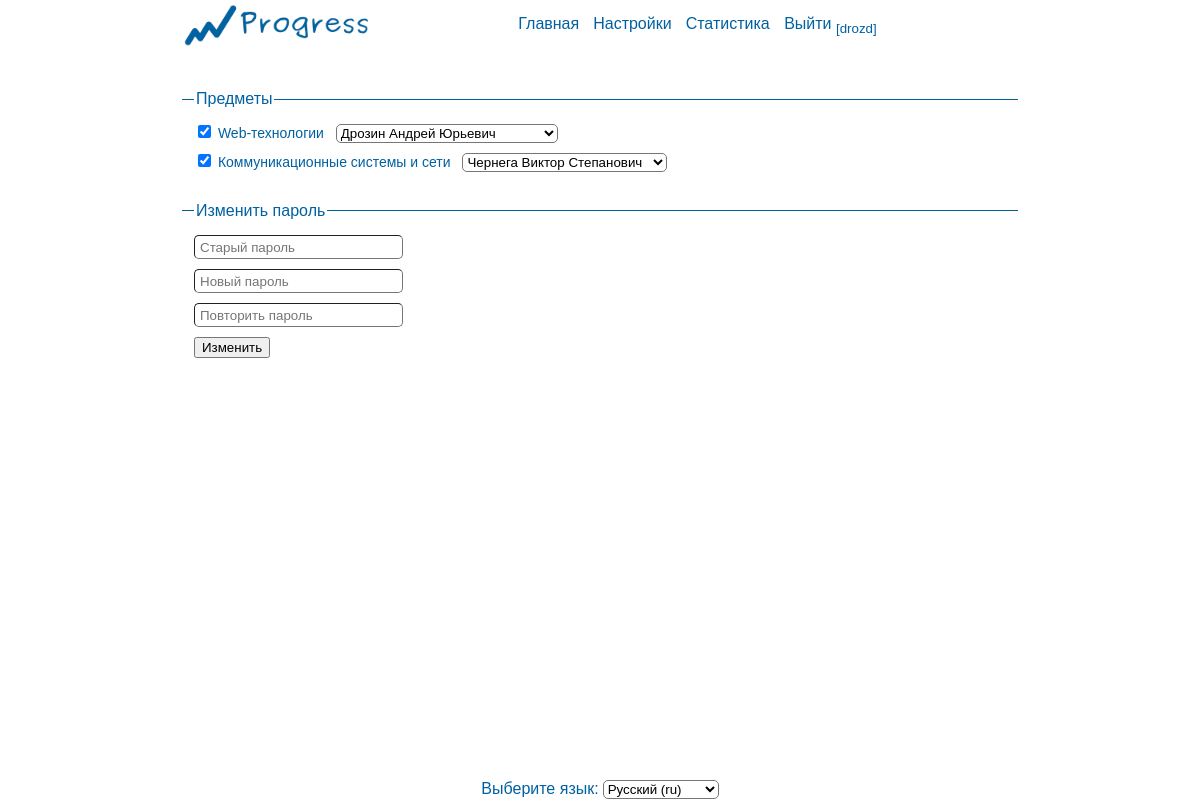
Screenshot of /settings/ (signed in) with the database file from the repository.
### home/models.py (models this page shows, shortened)
class Subject(models.Model):
	name = models.CharField(max_length = 100)
	short_name = models.CharField(max_length = 10, unique=True, null=True)

class Student(models.Model):
	user = models.OneToOneField(User,null=True)
	name = models.CharField(max_length=100)
	patronymic = models.CharField(max_length=100)
	surname = models.CharField(max_length=100)
	group = models.ForeignKey(Group,null=True)
	subjects = models.ManyToManyField(Subject, through='Student_Subject')
	jobs = models.ManyToManyField(Job, through='Log')

class Teacher(models.Model):
	user = models.OneToOneField(User,null=True)
	name = models.CharField(max_length=100)
	patronymic = models.CharField(max_length=100)
	surname = models.CharField(max_length=100)
	subjects = models.ManyToManyField(Subject)
	def __str__(self):
		return self.surname + ' ' + self.name + ' ' + self.patronymic

### home/views.py (the view)
# urls.py: url(r'^settings/$',views.settings,name='settings'),
def settings(request):
	isUserStudent = hasattr(request.user,'student')
	isUserTeacher = hasattr(request.user,'teacher')
	if request.method == 'POST':
		if  request.is_ajax():
			if request.POST['action'] == 'student_add_subject':
				Student_Subject.objects.create(
					student = Student.objects.get(pk=request.POST['studentid']),
					subject = Subject.objects.get(pk=request.POST['subjectid']),
					teacher = Teacher.objects.get(pk=request.POST['teacherid'])
				)
				return HttpResponse(json.dumps(_('Предмет добавлен')), content_type='application/json')
			elif request.POST['action'] == 'student_delete_subject':
				Student_Subject.objects.get(
					student__id = request.POST['studentid'],
					subject__id = request.POST['subjectid']
				).delete()
				return HttpResponse(json.dumps(_('Предмет удален')),content_type='application/json')
			elif request.POST['action'] == 'student_change_teacher':
				try:
					studentSubjectRecord = Student_Subject.objects.get(
						student__id = request.POST['studentid'],
						subject__id = request.POST['subjectid']
					)
					studentSubjectRecord.teacher = Teacher.objects.get(pk = request.POST['teacherid'])
					studentSubjectRecord.save()
				except ObjectDoesNotExist:
					pass
				return HttpResponse(json.dumps(_('Преподаватель изменен')), content_type='application/json')
			elif request.POST['action'] == 'teacher_add_subject':
				subject = Subject.objects.get(pk = request.POST['subjectid'])
				request.user.teacher.subjects.add( subject )
				request.user.teacher.save()
				return HttpResponse(json.dumps(_('Предмет добавлен')), content_type='application/json')
			elif request.POST['action'] == 'teacher_delete_subject':
				teacher = request.user.teacher
				subject = Subject.objects.get(pk = request.POST['subjectid'] )
				studentSubjectRecords = Student_Subject.objects.filter(
					teacher__id = teacher.id,
					subject__id = subject.id
				)
				for record in studentSubjectRecords:
					record.delete()
				teacher.subjects.remove( subject )
				teacher.save()
				return HttpResponse(json.dumps(_('Предмет удален')),content_type='application/json')
			elif request.POST['action'] == 'add_job':
				subject = Subject.objects.get(pk = request.POST['subjectid'])
				Job.objects.create(
					subject = subject,
					name = request.POST['name'],
					short_name = request.POST['short_name']
				)
				return HttpResponse(json.dumps(_('Работа добавлена')),content_type='application/json')
			elif request.POST['action'] == 'delete_job':
				Job.objects.get(pk = request.POST['jobid']).delete()
				return HttpResponse(json.dumps(_('Работа удалена')),content_type='application/json')
			elif request.POST['action'] == 'edit_job_name':
				job = Job.objects.get(pk = request.POST['jobid'])
				job.name = request.POST['new_name']
				job.save()
				return HttpResponse(json.dumps(_('Название изменено')),content_type='application/json')
			elif request.POST['action'] == 'edit_job_short_name':
				job = Job.objects.get(pk = request.POST['jobid'])
				job.short_name = request.POST['new_short_name']
				job.save()
				return HttpResponse(json.dumps(_('Краткое название изменено')),content_type='application/json')
			elif request.POST['action'] == 'add_log_entry':
				studentid = request.POST['studentid']
				jobid = request.POST['jobid']
				log_query_set = Log.objects.filter(student__id = studentid, job__id = jobid)
				log_entry = log_query_set[0] if log_query_set.exists() else None
				if isUserStudent:
					if not log_entry:
						Log.objects.create(
							student = request.user.student,
							job = Job.objects.get(pk = jobid),
							date = date.today(),
							confirmed = False
						)
						return HttpResponse(json.dumps(_('Запись добавлена')),content_type='application/json')
				elif isUserTeacher:
					if log_entry:
						log_entry.confirmed = True
						log_entry.save()
						return HttpResponse(json.dumps(_('Запись подтверждена')),content_type='application/json')
					else:
						Log.objects.create(
							student = Student.objects.get(pk=studentid),
							job = Job.objects.get(pk = jobid),
							date = date.today(),
							confirmed = True
						)
						return HttpResponse(json.dumps(_('Запись добавлена')),content_type='application/json')
				return HttpResponse('')
			elif request.POST['action'] == 'delete_log_entry':
				studentid = request.POST['studentid']
				jobid = request.POST['jobid']
				log_query_set = Log.objects.filter(student__id = studentid, job__id = jobid)
				log_entry = log_query_set[0] if log_query_set.exists() else None
				if isUserStudent:
					if log_entry:
						if not log_entry.confirmed:
							log_entry.delete()
							return HttpResponse(json.dumps(_('Запись удалена')),content_type='application/json')
				elif isUserTeacher:
					if log_entry:
						log_entry.confirmed = False
						log_entry.save()
						return HttpResponse(json.dumps(_('Запись удалена')),content_type='application/json')
			return HttpResponse('')
		else:
			user = request.user
			if check_password(request.POST['old-password'], user.password):
				if request.POST['new-password'] == request.POST['repeat-password']:
					user.password = make_password(request.POST['new-password'])
					user.save()
					return render(request,'home/settings.html',{
							'success_message':_('Новый пароль установлен')
						}
					)
				else:
					return render(request,'home/settings.html',{
							'error_message':_('Пароли не совпадают')
						}
					)
			else:
				return render(request,'home/settings.html',{
						'error_message':_('Неверный пароль!')
					}
				)
	else:
		user = request.user
		isUserStudent = hasattr(user,'student')
		isUserTeacher = hasattr(user,'teacher')
		currentSemesters = get_current_semesters()
		currentSubjects = get_subjects_of(currentSemesters)
		subjects = currentSubjects
		if isUserStudent:
			return render(request,'home/student-settings.html',locals())
		elif isUserTeacher:
			return render(request,'home/teacher-settings.html',locals())
		else:
			return render(request,'home/main.html',locals())

### home/models.py (called while the page is built)
	def isCurrent(self):
		return self.start_date <= date.today() <= self.end_date

### home/templatetags/filters.py (called while the page is built)
@register.filter
def teacherOf(student,subject):
	return Student_Subject.objects.get(student = student, subject = subject).teacher

### home/views.py (called while the page is built)
def get_current_semesters():
	return list(
			filter(
				(lambda s : s.isCurrent()),
				Semester.objects.all()
			))

def get_subjects_of(semesters):
	subjects = set()
	for semester in semesters:
		subjects |= set(semester.subjects.all())
	return subjects

### home/templates/home/student-settings.html (shortened to what this page needs)
{% extends 'home/settings.html' %}
{% load i18n %}
{% load filters %}
{% block student %}
	<fieldset>
		<legend>{% trans "Предметы" %}</legend>
		{% for subject in subjects %}
			<label>
				<input type='checkbox'
						id='{{subject.id}}'
						{% if subject in user.student.subjects.all %}
							checked
						{% endif %}
				>
				{{subject.name}}
			</label>
			<select data-subjectid='{{subject.id}}'>
				{% for teacher in subject.teacher_set.all %}
					<option value='{{teacher.id}}'
							{% if teacher == user.student|teacherOf:subject %}
								selected
							{% endif %}
					>
						{{teacher}}
					</option>
				{% endfor %}
			</select>
			<br>
		{% endfor %}
	</fieldset>
{% endblock %}

### home/templates/home/base.html (shortened to what this page needs)
{% load i18n %}
{% load staticfiles %}
<!doctype html>
<html>
	<head>
		<link href="{% static 'home/styles.css' %}" rel="stylesheet">
	</head>
	<body>
		<div class='wrapper'>
			<header>
				{% block header %}
					<img id="logo" src="{% static 'home/logo.png' %}">
					<nav>
						{% block menu %}
							<ul>
								<li><a href="{% url 'home:main' %}">{% trans "Главная" %}</a></li>
								<li><a href="{% url 'home:settings' %}">{% trans "Настройки" %}</a></li>
								<li><a href='#'>{%trans "Статистика"%}</li>
								{% if request.user.is_authenticated %}
									<li><a href="{% url 'home:logout' %}">
											{% trans "Выйти" %}
											<sub>[{{request.user.username}}]</sub>
										</a>
									</li>
								{% else %}
									<li><a href="{% url 'home:login' %}">{% trans "Войти" %}</a></li>
									<li><a href="{% url 'home:reg' %}">{% trans "Регистрация" %}</a></li>
								{% endif %}
							</ul>
						{% endblock %}
					</nav>
				{% endblock %}
			</header>
			<main>
				{% block main %}
				{% endblock %}
				<br><br>
			</main>
			<footer>
				{% block footer %}
				<span>{% trans "Выберите язык" %}:</span>
				<form id='language' action="{% url 'set_language' %}" method="post">
				    <select name="language" onchange="this.form.submit()">
						{% get_current_language as LANGUAGE_CODE %}
				        {% get_available_languages as LANGUAGES %}
				        {% get_language_info_list for LANGUAGES as languages %}
				        {% for language in languages %}
			            <option value="{{ language.code }}"{% if language.code == LANGUAGE_CODE %} selected="selected"{% endif %}>
			                {{ language.name_local }} ({{ language.code }})
			            </option>
				        {% endfor %}
				    </select>
				</form>
				{% endblock %}
			</footer>
		</div>
	</body>
</html>

### home/static/home/styles.css (style rules this page uses)
html, body { width: 100%; height: 100%; margin: 0px; }
.wrapper { width: 70%; height: 100%; min-width: 800px; padding-left: 15%; padding-right: 15%; }
header { width: 100%; height: 50px; }
#logo { height: 100%; width: 200px; float: left; }
nav { width: 100%; height: 100%; padding: 0px; margin: 0px; text-align: center; }
nav ul { margin: 0px; padding: 15px; }
nav ul li { display: inline; padding-left: 10px; }
ul li { font-family: "Trebuchet MS", Helvetica, sans-serif; color: #0000a1; }
main { width: 100%; height: 90%; float: left; padding-top: 20px; }
footer { position: fixed; bottom: 0; text-align: center; width: 70%; min-width: 800px; height: 30px; }
input, select { margin-top: 10px; }
select, option { border-radius: 5px; background-color: white; }
span, legend { color: #0061a1; font-family: "Trebuchet MS", Helvetica, sans-serif; }
label { color: #0061a1; font-family: "Trebuchet MS", Helvetica, sans-serif; font-size: 14px; }
a { color: #0061a1; font-family: "Trebuchet MS", Helvetica, sans-serif; text-decoration: none; }
form#language { display: inline; }
fieldset { border: none; border-top: 1px solid #0061a1; margin-top: 20px; }

### rows the page displays
Subject: id "☑", name "Web-технологии", id.patronymic "Дрозин Андрей Юрьевич"
Subject: id "☑", name "Коммуникационные системы и сети", id.patronymic "Чернега Виктор Степанович"

### other values shown
{{ request.user.username }} "drozd"
form field language "Русский (ru)"
